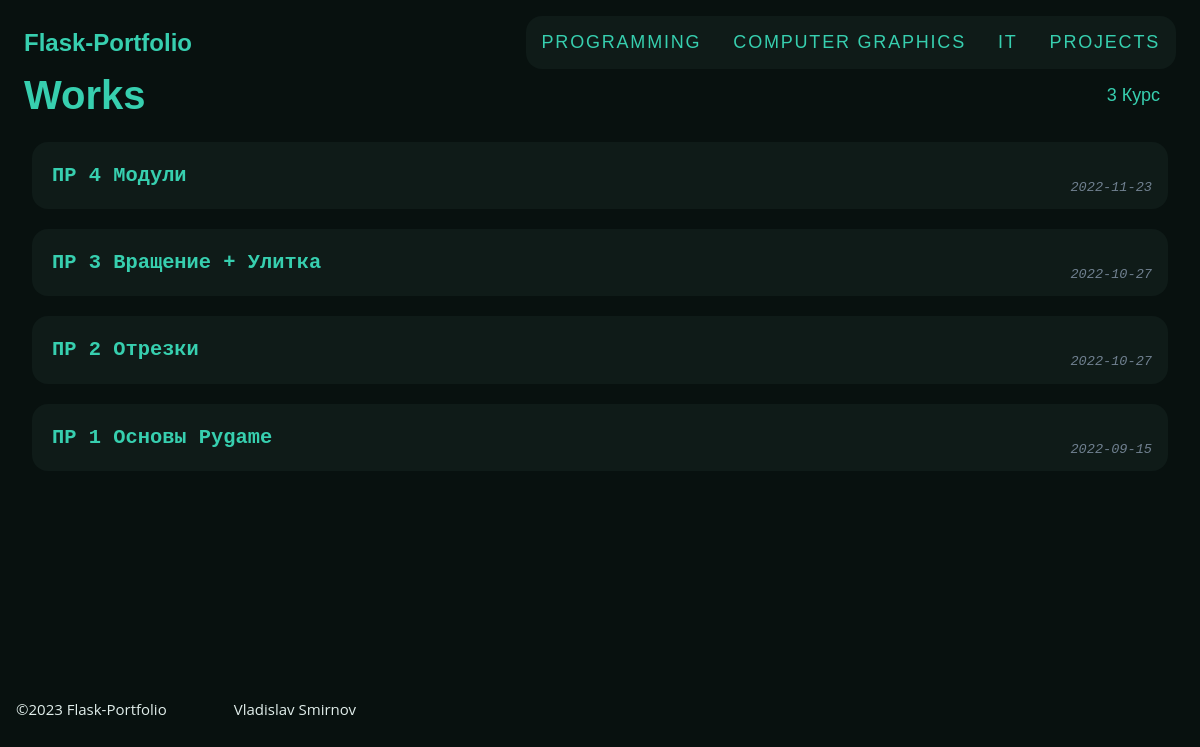
The page /2/ on the database as committed earlier.
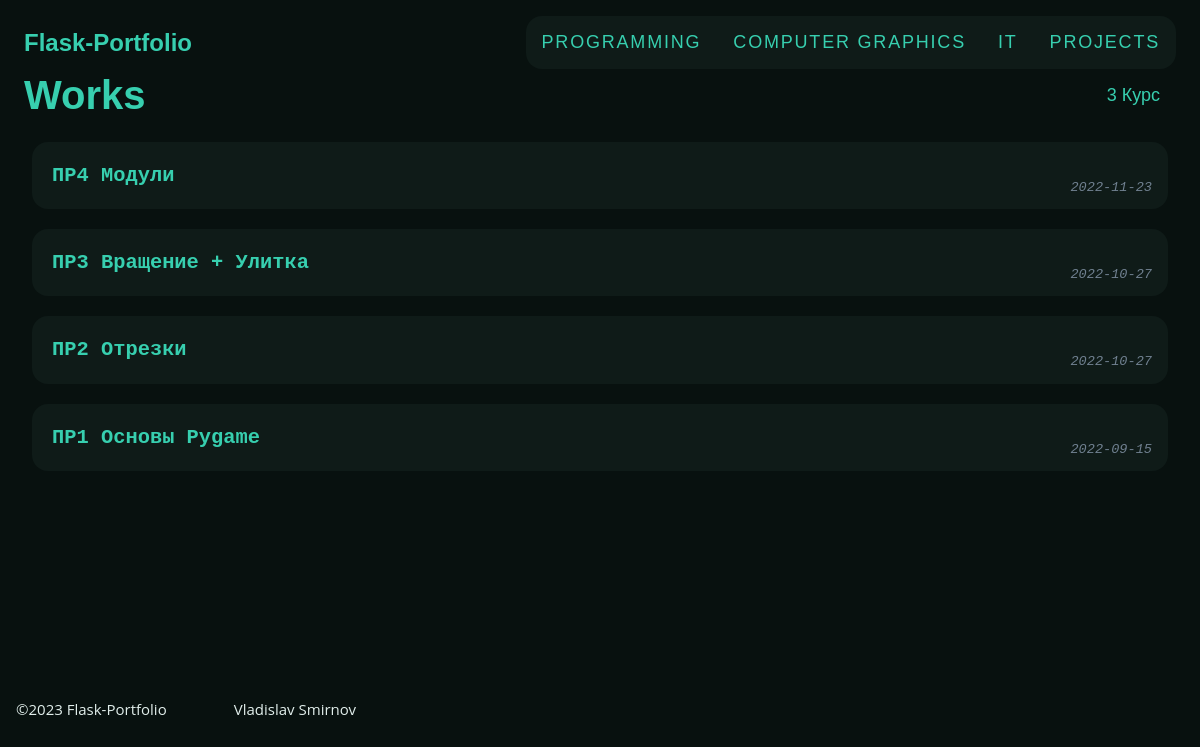
The same page on the database as committed later.
### models.py (models this page shows, shortened)
class Subject(db.Model):
    id = db.Column(db.Integer, primary_key=True)
    name = db.Column(db.String(50), nullable=False)

class Course(db.Model):
    id = db.Column(db.Integer, primary_key=True)
    name = db.Column(db.String(50), nullable=False)

class Work(db.Model):
    id = db.Column(db.Integer, primary_key=True)
    title = db.Column(db.String(255), nullable=False)
    content = db.Column(db.Text, nullable=True)
    link = db.Column(db.Text)
    type = db.Column(db.Enum('Link', 'Embed Document', 'Embed Repl.it'), nullable=False)
    date = db.Column(db.DateTime, nullable=False)
    subject_id = db.Column(db.Integer, db.ForeignKey('subject.id'), nullable=False)
    subject = db.relationship('Subject')
    course_id = db.Column(db.Integer, db.ForeignKey('course.id'), nullable=False)
    course = db.relationship('Course')
    attachments = db.relationship('Attachments', cascade="all,delete", backref='work')

### app.py (the view)
@app.route('/<int:subj_id>/')
def works(subj_id):
    works = Work.query.filter_by(subject_id = subj_id).order_by(Work.date.desc()).all()
    courses = list(dict.fromkeys([work.course for work in works]))
    subjects = Subject.query.all()
    return render_template('work_list.html', courses=courses, subjects=subjects, works=works)

### templates/work_list.html
{% extends 'base.html' %}
{% block header %}
<nav>
  <h2>{% block title %}Works{% endblock %}</h2>
  <ul>
    {% for item in courses %}
    <li><a href={{ request.host_url }}{{ request.view_args['subj_id'] }}/{{ item['id'] }}><span>{{ item['name'] }}</span></a>
      {% endfor %}
  </ul>
</nav>
{% endblock %}
{% block content %}
{% for work in works %}
<article class="post">
  <header>
    <a href={{ request.host_url }}{{ request.view_args['subj_id'] }}/{{ work['course_id'] }}/{{ work['id'] }}>
      <h1>{{ work['title'] }}</h1>
    </a>
    <div class="date">{{ work['date'].strftime('%Y-%m-%d') }}</div>
  </header>
</article>
{% endfor %}
{% endblock %}

### templates/base.html (shortened to what this page needs)
<!doctype html>
<head>
  <link rel="stylesheet" href="{{ url_for('static', filename='style.css') }}">
</head>
<body>
  <div class="page-header">
    <nav class="menu">
      <h1><a href={{ request.host_url }}>Flask-Portfolio</a></h1>
      <ul id="navigation">
        {% for item in subjects %}
        <li><a href={{ request.host_url }}{{ item['id'] }}><span>{{ item['name'] }}</span></a>
        {% endfor %}
      </ul>
    </nav>
    <header>
      {% block header %}{% endblock %}
    </header>
  </div>
    <section class="content">
      {% block content %}{% endblock %}
    </section>
    <footer>
      <div class="footer-text">
        <p> ©2023 Flask-Portfolio </p>
        <p> Vladislav Smirnov </p>
      </div>
    </footer>
</body>

### static/style.css (style rules this page uses)
body { box-sizing: border-box; display: flex; flex-direction: column; font-family: 'Anton', sans-serif; max-width: 1170px; min-height: 100%; margin: 0 auto; }
h1, h2, h3, h4, h5, h6 { color: #37CFAF; padding:0; margin: 0; }
h2 { font-size: 40px; margin-bottom: 58px; }
a { color: #37CFAF; text-decoration:none; }
.menu ul { background: #91d4c60d; text-transform: uppercase; font-size: 18px; letter-spacing: 0.1em; border-radius: 1rem; }
nav { display: flex; align-items: center; padding: 0 0.5rem; }
nav h1, nav h2 { flex: auto; margin: 0; }
nav ul { display: flex; list-style: none; margin: 0; padding: 0; }
nav ul li a, nav ul li span { display: block; padding: 0.5rem; font-size: 18px; }
.content { flex-grow: 1; padding: 0 1rem 1rem; }
.post { font-family: 'OCR A Std', monospace; background-color: #91d4c60d; border-radius: 1rem; margin-top: 20px; padding: 20px; position: relative; line-height: 1.7rem; }
.post > header { display: flex; align-items: flex-end; font-size: 0.85em; }
.post > header > div:first-of-type { flex: auto; }
.post > header h1 { font-size: 1.5em; margin-bottom: 0; }
.post .date { color: slategray; font-style: italic; position: absolute; bottom: 0.5rem; right: 1rem; }
footer { flex-shrink: 0; }
.footer-text { font-size: 15px; font-family: 'Open Sans', sans-serif; display: flex; padding: 50px 0; position: relative; z-index: 1; }
.footer-text p { margin-right: 67px; }

Rows that differ between the two databases and show on the page:
changed Work: title "ПР 4 Модули" → "ПР4 Модули"
changed Work: title "ПР 3 Вращение + Улитка" → "ПР3 Вращение + Улитка"
changed Work: title "ПР 2 Отрезки" → "ПР2 Отрезки"
changed Work: title "ПР 1 Основы Pygame" → "ПР1 Основы Pygame"
